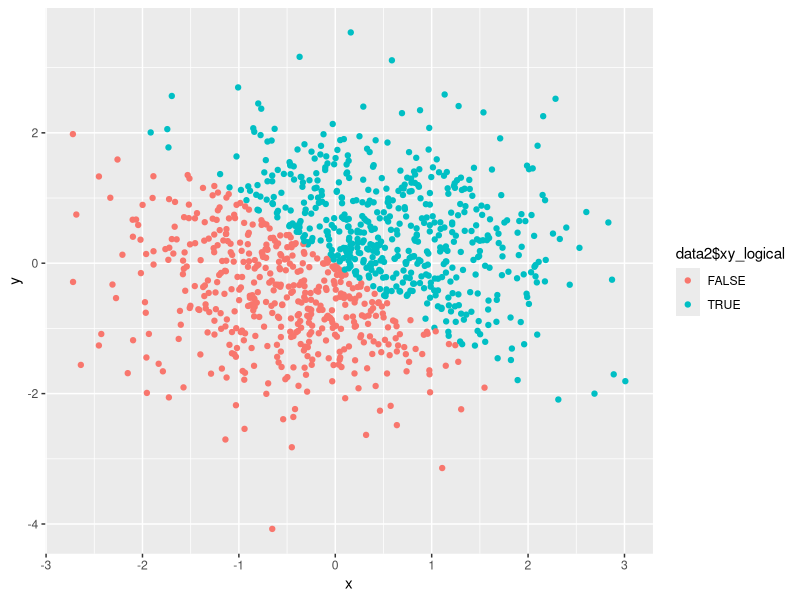
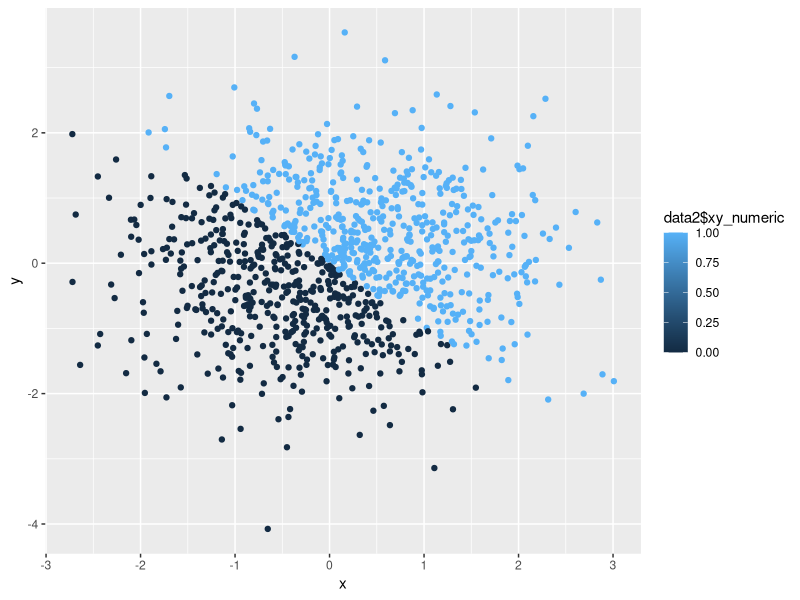
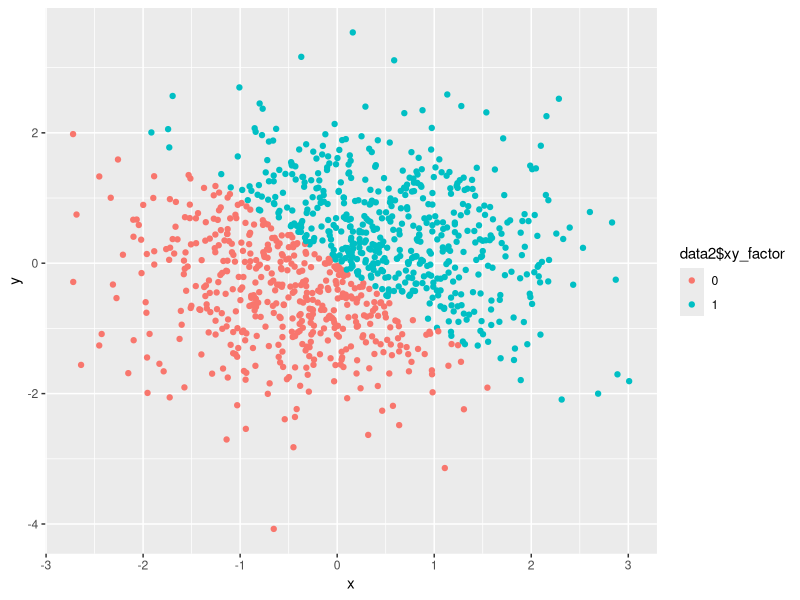
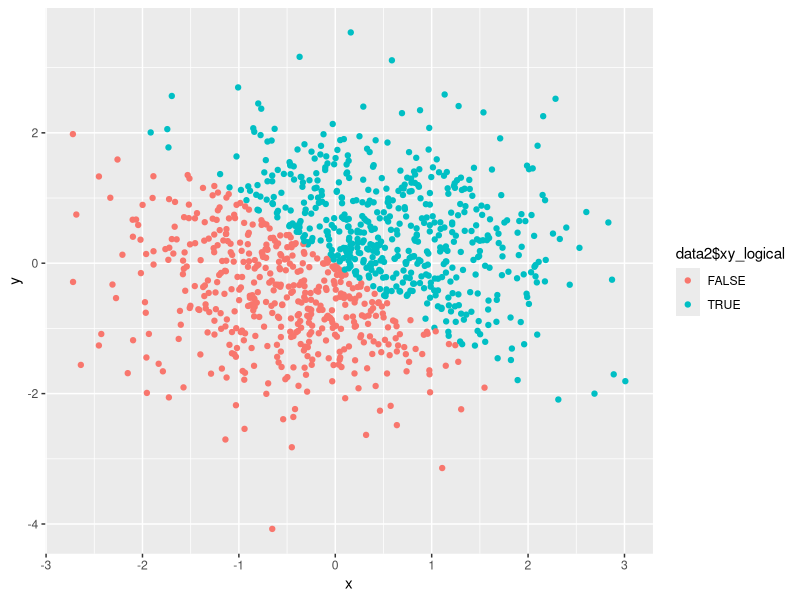

Here is the R script that generated these plots, in order:
## ---- chunk 1
knitr::opts_chunk$set(echo = TRUE)
library(tidyverse)
## ---- chunk 2

set.seed(1)

# Create a data frame including:
# 1. A random sample of size 10 from a uniform [0, 5] distribution
# 2. A logical vector indicating whether elements of the sample are greater than 2
# 3. A (length-10) character vector
# 4. A (length-10) factor vector
data1 = tibble(
  vec_unif = runif(10, min = 0, max = 5),
  vec_logical = vec_unif > 2,
  vec_char = c("My", "name", "is", "Sha", "Tao", "and", "I", "like", "Data", "Science"),
  vec_factor = factor(c("low", "low", "low", "high", "high", "low", "low", "low", "high", "high"))
)

# Try to take the mean of the numeric variable
mean(data1$vec_unif)

# Try to take the mean of the logical variable
mean(data1$vec_logical)

# mean(data1$vec_char) doesn't work
# mean(vec_factor) doesn't work
## ---- chunk 3

#applies the as.numeric function to the logical, character, and factor variables
as.numeric(data1$vec_logical)
as.numeric(data1$vec_char)
as.numeric(data1$vec_factor)

## ---- chunk 4

# Convert character variable from character to factor to numeric
as.numeric(as.factor(data1$vec_char))

# Convert factor variable from factor to character to numeric
as.numeric(as.character(data1$vec_factor))
## ---- chunk 5

set.seed(2)

# Create a random sample x of size 1000 from a standard Normal distribution
x = rnorm(1000)

# Create a random sample y of size 1000 from a standard Normal distribution
y = rnorm(1000)

# Create a data frame including:
# 1. x  2. y
# 3. A logical vector indicating whether the x + y > 0
# 4. A numeric vector by coercing the above logical vector
# 5. A factor vector created by coercing the above logical vector
data2 = tibble(
  x,
  y,
  xy_logical = x + y > 0,
  xy_numeric = as.numeric(xy_logical),
  xy_factor = as.factor(xy_numeric)
)

## ---- chunk 6

# Make a scatterplot of y vs x,  color points using the logical variable
plot_logical = ggplot(data2, aes(x, y, color = data2$xy_logical)) +
        geom_point()
plot_logical

# Make a scatterplot of y vs x,  color points using the numeric variable
plot_numeric = ggplot(data2, aes(x, y, color = data2$xy_numeric)) +
        geom_point()
plot_numeric

# Make a scatterplot of y vs x,  color points using the factor variable
plot_factor = ggplot(data2, aes(x, y, color = data2$xy_factor)) +
        geom_point()
plot_factor

# Save the first plot
ggsave("plot_logical.png", plot_logical)

